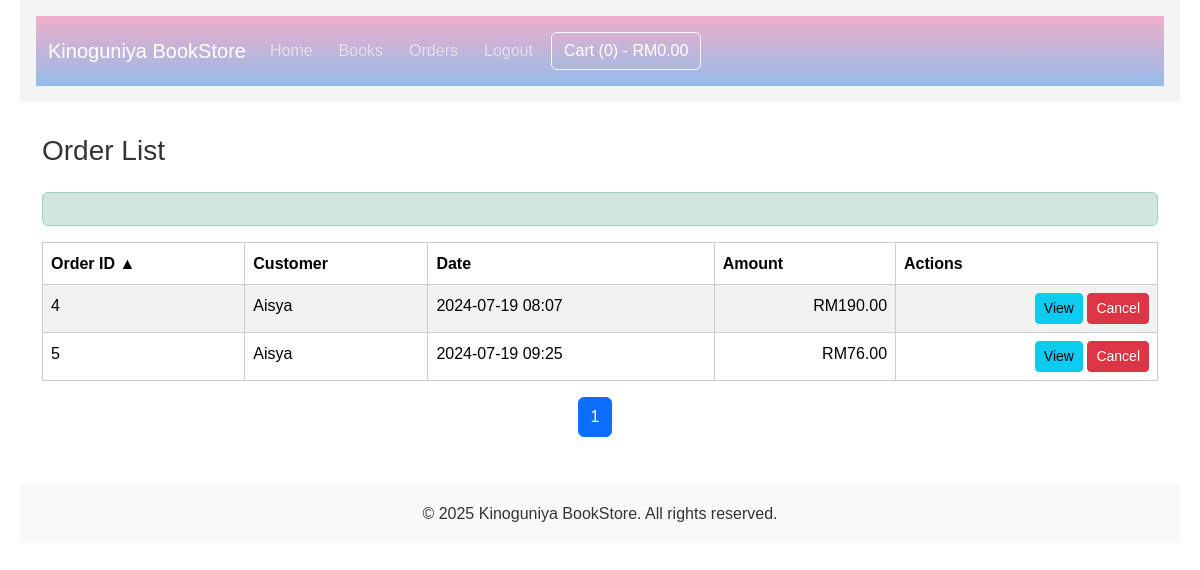
Screenshot of /orders/list.php (signed in) with the database file from the repository.
### tables this page shows
CREATE TABLE `order` (
  `id` int(11) NOT NULL AUTO_INCREMENT,
  `c_id` int(11) NOT NULL,
  `o_date` datetime NOT NULL DEFAULT CURRENT_TIMESTAMP,
  `total_amount` decimal(10,2) NOT NULL DEFAULT '0.00',
  `o_status` enum('Pending','Processing','Shipped','Delivered','Cancelled') NOT NULL DEFAULT 'Pending',
  `o_paymentstatus` enum('Unpaid','Paid','Refunded') NOT NULL DEFAULT 'Unpaid',
  `shipping_address` text,
  `billing_address` text,
  `notes` text,
  `created_at` timestamp NOT NULL DEFAULT CURRENT_TIMESTAMP,
  `updated_at` timestamp NOT NULL DEFAULT CURRENT_TIMESTAMP ON UPDATE CURRENT_TIMESTAMP,
  PRIMARY KEY (`id`),
  KEY `idx_customer_id` (`c_id`),
  KEY `idx_order_date` (`o_date`),
  KEY `idx_status` (`o_status`),
  KEY `idx_payment_status` (`o_paymentstatus`),
  CONSTRAINT `fk_order_customer` FOREIGN KEY (`c_id`) REFERENCES `customer` (`id`) ON UPDATE CASCADE
);

CREATE TABLE `customer` (
  `id` int(11) NOT NULL AUTO_INCREMENT,
  `c_name` varchar(50) NOT NULL,
  `c_email` varchar(50) NOT NULL,
  `c_password` varchar(100) NOT NULL,
  `c_phone` varchar(45) NOT NULL,
  `c_address` varchar(100) NOT NULL,
  PRIMARY KEY (`id`)
);

### includes/functions.php (called while the page is built, shortened)
<?php
function is_admin() {
    return isset($_SESSION['user_role']) && $_SESSION['user_role'] === 'admin';
}
?>

### includes/db.php (called while the page is built, shortened)
<?php
class Database {
    private static $instance = null;
    private $conn;
    private function __construct() {
        $this->conn = new mysqli(DB_HOST, DB_USER, DB_PASS, DB_NAME);
    }
    public static function getInstance() {
        if (self::$instance === null) {
            self::$instance = new self();
        }
        return self::$instance;
    }
    public function query($sql) {
        $result = $this->conn->query($sql);
        return $result;
    }
    public function prepare($sql) {
        $stmt = $this->conn->prepare($sql);
        return $stmt;
    }
}
function db_query($sql) {
    return Database::getInstance()->query($sql);
}
function db_prepare($sql) {
    return Database::getInstance()->prepare($sql);
}
?>

### orders/list.php (the view, shortened to what this page needs)
<?php
$errors = [];
$success_message = '';
$orders_result = null;
$total_pages = 0;
$page = isset($_GET['page']) ? (int) $_GET['page'] : (isset($_POST['page']) ? (int) $_POST['page'] : 1);
$per_page = 10;
$offset = ($page - 1) * $per_page;
$sort = isset($_GET['sort']) ? $_GET['sort'] : (isset($_POST['sort']) ? $_POST['sort'] : 'id');
$sort_order = isset($_GET['sort_order']) ? $_GET['sort_order'] : (isset($_POST['sort_order']) ? $_POST['sort_order'] : 'ASC');
$sort_order = strtoupper($sort_order) === 'DESC' ? 'DESC' : 'ASC';
$order_by = "ORDER BY $sort $sort_order";
try {
    $total_result = db_query("SELECT COUNT(*) as total FROM `order`");
    $total_orders = mysqli_fetch_assoc($total_result)['total'];
    $total_pages = ceil($total_orders / $per_page);
    $orders_query = "SELECT o.*, c.c_name
                     FROM `order` o
                     JOIN customer c ON o.c_id = c.id
                     $order_by
                     LIMIT ? OFFSET ?";
    $stmt = db_prepare($orders_query);
    $stmt->bind_param("ii", $per_page, $offset);
    $stmt->execute();
    $orders_result = $stmt->get_result();
} catch (Exception $e) {
    $errors[] = "Error: " . $e->getMessage();
}
function sort_link($column, $title)
{
    global $sort, $sort_order, $page;
    $new_sort_order = ($sort === $column && $sort_order === 'ASC') ? 'DESC' : 'ASC';
    $class = ($sort === $column) ? ($sort_order === 'ASC' ? 'sort-asc' : 'sort-desc') : '';
    return "<a style='text-decoration:none;color:#000;' href='?sort=$column&sort_order=$new_sort_order&page=$page' class='$class'>$title</a>";
}
?>
<!DOCTYPE html>
<html lang="en">
<head>
    <link href="../css/bootstrap.min.css" rel="stylesheet">
    <link rel="stylesheet" href="../css/style.css">
</head>
<body>
    <?php
    if (!is_admin()) { ?>
        <?php include_once ('../Includes/menu.php') ?>
    <?php } else { ?>
        <?php include_once ('../Includes/admin_menu.php') ?>
    <?php } ?>
    <div class="container">
        <h3 class="mb-4">Order List</h3>
        <?php
        if (isset($success_message)) {
            echo '<div class="alert alert-success" role="alert">' . htmlspecialchars($success_message) . '</div>';
        }
        ?>
        <div class="table-responsive">
            <table class="table table-striped table-hover">
                <thead>
                    <tr>
                        <th><?php echo sort_link('id', 'Order ID'); ?></th>
                        <th><?php echo sort_link('c_name', 'Customer'); ?></th>
                        <th><?php echo sort_link('o_date', 'Date'); ?></th>
                        <th><?php echo sort_link('total_amount', 'Amount'); ?></th>
                        <th>Actions</th>
                    </tr>
                </thead>
                <tbody>
                    <?php while ($order = $orders_result->fetch_assoc()): ?>
                        <tr>
                            <td><?php echo htmlspecialchars($order['id']); ?></td>
                            <td><?php echo htmlspecialchars($order['c_name']); ?></td>
                            <td><?php echo date('Y-m-d H:i', strtotime($order['o_date'])); ?></td>
                            <td style="text-align:right;">RM<?php echo number_format($order['total_amount'], 2); ?></td>
                            <td style="text-align:right;">
                                <a href="invoice.php?order_id=<?php echo $order['id']; ?>"
                                    class="btn btn-sm btn-info">View</a>
                                <a href="delete.php?id=<?php echo $order['id']; ?>" class="btn btn-sm btn-danger"
                                    onclick="return confirm('Are you sure you want to delete this order?')">Cancel</a>
                            </td>
                        </tr>
                    <?php endwhile; ?>
                </tbody>
            </table>
        </div>
        <nav aria-label="Order list pagination">
            <ul class="pagination justify-content-center">
                <?php for ($i = 1; $i <= $total_pages; $i++): ?>
                    <li class="page-item <?php echo $i == $page ? 'active' : ''; ?>">
                        <a class="page-link"
                            href="?page=<?php echo $i; ?>&sort=<?php echo $sort; ?>&sort_order=<?php echo $sort_order; ?>"><?php echo $i; ?></a>
                    </li>
                <?php endfor; ?>
            </ul>
        </nav>
    </div>
    <footer class="mt-5 py-3 bg-light">
        <div class="container text-center">
            <p class="mb-0">&copy; <?php echo date('Y'); ?> <?php echo SITE_NAME; ?>. All rights reserved.</p>
        </div>
    </footer>
</body>
</html>

### css/style.css (style rules this page uses)
* { margin: 0; padding: 0; box-sizing: border-box; }
body { font-family: Arial, sans-serif; line-height: 1.6; color: #333; max-width: 1200px; margin: 0 auto; padding: 0 20px; }
nav ul { list-style-type: none; }
nav ul li { display: inline; margin-right: 10px; }
nav ul li a { text-decoration: none; color: #333; }
table { width: 100%; border-collapse: collapse; margin-bottom: 2rem; }
table th, table td { padding: 0.5rem; border: 1px solid #ccc; text-align: left; }
table th { background-color: #f4f4f4; font-weight: bold; }
footer { background-color: #f4f4f4; padding: 1rem; text-align: center; margin-top: 2rem; }

### orders/list.php (style rules this page uses)
.sort-asc::after { content: " ▲"; }

### rows the page displays
order: id "4", c.c_name "Aisya", o_date "2024-07-19 08:07", total_amount "190.00"
order: id "5", c.c_name "Aisya", o_date "2024-07-19 09:25", total_amount "76.00"

### other values shown
SITE_NAME "Kinoguniya BookStore"
count($_SESSION['cart']) "0"
get_cart_total() "0.00"
$title "Order ID Customer Date Amount"
